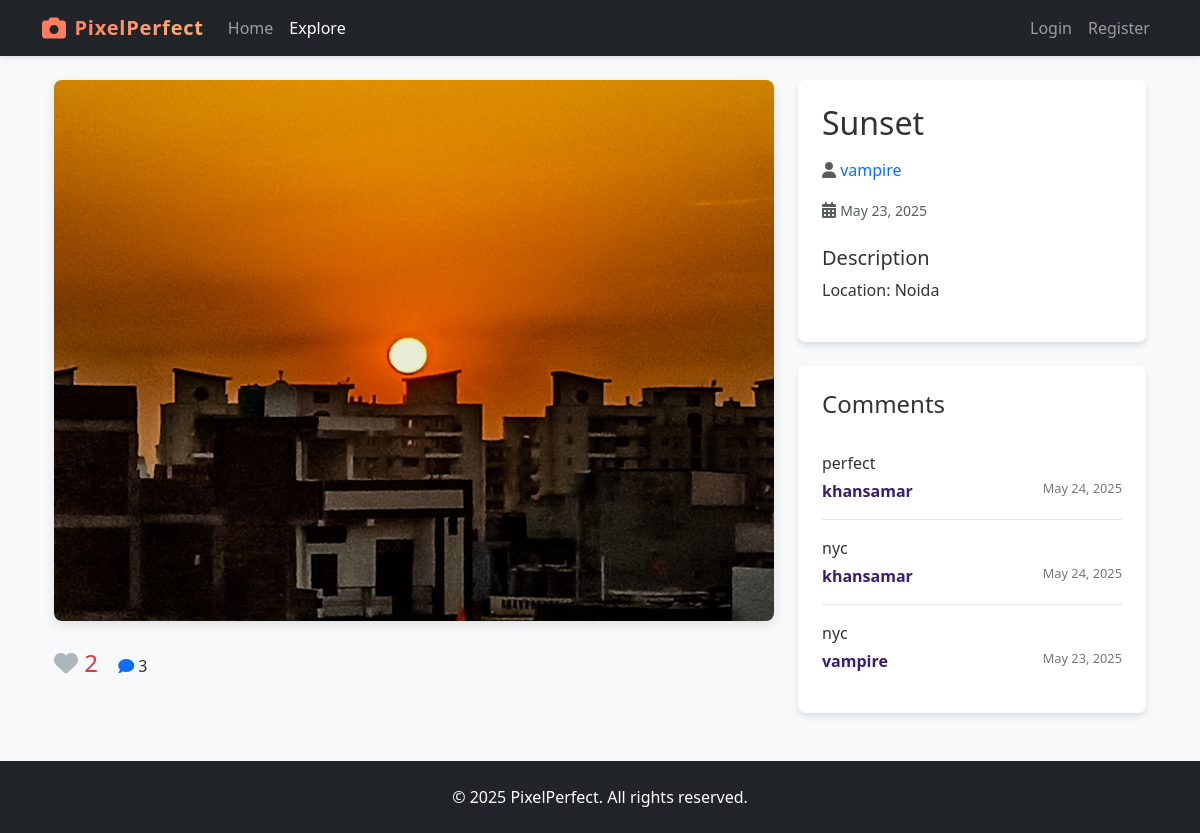
Screenshot of /photos/1/ with the database file from the repository.
### photos/models.py (models this page shows, shortened)
class Photo(models.Model):
    title = models.CharField(max_length=200)
    description = models.TextField(blank=True)
    image = models.ImageField(upload_to='photos/%Y/%m/%d/')
    created_at = models.DateTimeField(auto_now_add=True)
    user = models.ForeignKey(User, on_delete=models.CASCADE, related_name='photos')
    @property
    def like_count(self):
        return self.likes.count()

class Comment(models.Model):
    photo = models.ForeignKey(Photo, on_delete=models.CASCADE, related_name='comments')
    user = models.ForeignKey(User, on_delete=models.CASCADE, related_name='comments')
    text = models.TextField()
    created_at = models.DateTimeField(auto_now_add=True)
    class Meta:
        ordering = ['-created_at']

### photos/views.py (the view)
# urls.py: path('photos/<int:pk>/', views.PhotoDetailView.as_view(), name='photo_detail'),
class PhotoDetailView(DetailView):
    model = Photo
    template_name = 'photos/photo_detail.html'
    def get_context_data(self, **kwargs):
        context = super().get_context_data(**kwargs)
        context['comment_form'] = CommentForm()
        if self.request.user.is_authenticated:
            context['user_has_liked'] = Like.objects.filter(
                photo=self.object, user=self.request.user
            ).exists()
        return context

### templates/photos/photo_detail.html (shortened to what this page needs)
{% extends 'base.html' %}
{% load static %}
{% block content %}
<div class="container">
    <div class="row">
        <div class="col-lg-8">
            <img src="{{ photo.image.url }}" class="img-fluid photo-detail-img mb-4" alt="{{ photo.title }}">
            <div class="d-flex justify-content-between align-items-center mb-4">
                <div>
                    <form action="{% url 'like_photo' photo.id %}" method="post" class="d-inline">
                        <button type="submit" class="like-btn" id="like-btn" href="{% url 'like_photo' photo.id %}">
                            <i id="like-icon" class="fas fa-heart {% if user_has_liked %}liked{% else %}not-liked{% endif %}"></i>
                            <span id="like-count">{{ photo.like_count }}</span>
                        </button>
                    </form>
                    <span class="ms-3">
                        <i class="fas fa-comment text-primary"></i>
                        {{ photo.comments.count }}
                    </span>
                </div>
            </div>
        </div>
        <div class="col-lg-4">
            <div class="detail-card bg-white mb-4">
                <h1 class="h2 mb-3">{{ photo.title }}</h1>
                <p class="text-muted">
                    <i class="fas fa-user"></i>
                    <a href="{% url 'user_photos' photo.user.username %}" class="text-decoration-none">
                        {{ photo.user.username }}
                    </a>
                </p>
                <p class="mb-3">
                    <i class="fas fa-calendar-alt text-muted"></i>
                    <small class="text-muted">{{ photo.created_at|date:"F d, Y" }}</small>
                </p>
                {% if photo.description %}
                    <h5 class="mt-4">Description</h5>
                    <p>{{ photo.description }}</p>
                {% endif %}
            </div>
            <div class="detail-card bg-white">
                <h4 class="mb-3">Comments</h4>
                {% if photo.comments.all %}
                    <div class="comments-section">
                        {% for comment in photo.comments.all %}
                            <div class="comment">
                                <p class="mb-1">{{ comment.text }}</p>
                                <div class="d-flex justify-content-between">
                                    <p class="comment-user mb-0">{{ comment.user.username }}</p>
                                    <p class="comment-date mb-0">{{ comment.created_at|date:"M d, Y" }}</p>
                                </div>
                            </div>
                        {% endfor %}
                    </div>
                {% else %}
                    <p class="text-muted text-center">No comments yet.</p>
                {% endif %}
            </div>
        </div>
    </div>
</div>
{% endblock %}

### templates/base.html (shortened to what this page needs)
<!DOCTYPE html>
<html lang="en">
<head>
    {% load static %}
    <link href="https://cdn.jsdelivr.net/npm/bootstrap@5.3.0-alpha1/dist/css/bootstrap.min.css" rel="stylesheet">
    <link rel="stylesheet" href="https://cdnjs.cloudflare.com/ajax/libs/font-awesome/6.0.0/css/all.min.css">
    <link rel="stylesheet" href="{% static 'css/style.css' %}">
</head>
<body>
    <nav class="navbar navbar-expand-lg navbar-dark bg-dark">
        <div class="container">
            <a class="navbar-brand" href="{% url 'home' %}">
                <i class="fas fa-camera"></i> <span class="brand-text">PixelPerfect</span>
            </a>
            <div class="collapse navbar-collapse" id="navbarNav">
                <ul class="navbar-nav me-auto">
                    <li class="nav-item">
                        <a class="nav-link {% if request.path == '/' %}active{% endif %}" href="{% url 'home' %}">Home</a>
                    </li>
                    <li class="nav-item">
                        <a class="nav-link {% if 'photos/' in request.path and 'new' not in request.path %}active{% endif %}" href="{% url 'photo_list' %}">Explore</a>
                    </li>
                </ul>
                <ul class="navbar-nav ms-auto">
                    {% if user.is_authenticated %}
                        <li class="nav-item">
                            <a class="nav-link {% if 'new' in request.path %}active{% endif %}" href="{% url 'photo_create' %}">
                                <i class="fas fa-upload"></i> Upload
                            </a>
                        </li>
                        <li class="nav-item dropdown">
                            <a class="nav-link dropdown-toggle" href="#" id="navbarDropdown" role="button" data-bs-toggle="dropdown" aria-expanded="false">
                                <i class="fas fa-user"></i> {{ user.username }}
                            </a>
                            <ul class="dropdown-menu" aria-labelledby="navbarDropdown">
                                <li><a class="dropdown-item" href="{% url 'user_photos' user.username %}">My Photos</a></li>
                                <li><hr class="dropdown-divider"></li>
                                <li>
                                    <form method="post" action="{% url 'logout' %}" class="d-inline">
                                        {% csrf_token %}
                                        <button type="submit" class="dropdown-item">Logout</button>
                                    </form>
                                </li>
                            </ul>
                        </li>
                    {% else %}
                        <li class="nav-item">
                            <a class="nav-link" href="{% url 'login' %}">Login</a>
                        </li>
                        <li class="nav-item">
                            <a class="nav-link" href="{% url 'register' %}">Register</a>
                        </li>
                    {% endif %}
                </ul>
            </div>
        </div>
    </nav>
    <main class="container mt-4">
        {% block content %}{% endblock %}
    </main>
    <footer class="bg-dark text-white text-center py-4 mt-5">
        <div class="container">
            <p class="mb-0">&copy; {% now "Y" %} PixelPerfect. All rights reserved.</p>
        </div>
    </footer>
</body>
</html>

### static/css/style.css (style rules this page uses)
body { font-family: 'Segoe UI', Tahoma, Geneva, Verdana, sans-serif; background-color: #f8f9fa; color: #333; }
.navbar { box-shadow: 0 2px 4px rgba(0, 0, 0, 0.1); }
.navbar-brand { font-weight: 600; letter-spacing: 0.5px; display: flex; align-items: center; }
.navbar-brand i { font-size: 1.5rem; margin-right: 8px; color: #ff7e5f; }
.brand-text { background: linear-gradient(135deg, #ff7e5f 0%, #feb47b 100%); -webkit-background-clip: text; background-clip: text; -webkit-text-fill-color: transparent; font-weight: 700; letter-spacing: 0.8px; }
.photo-detail-img { max-height: 70vh; object-fit: contain; border-radius: 8px; box-shadow: 0 4px 12px rgba(0, 0, 0, 0.1); }
.detail-card { border-radius: 8px; box-shadow: 0 4px 6px rgba(0, 0, 0, 0.1); padding: 1.5rem; }
.comment { border-bottom: 1px solid rgba(0, 0, 0, 0.1); padding: 1rem 0; }
.comment:last-child { border-bottom: none; }
.comment-user { font-weight: 600; color: #3a1c71; }
.comment-date { font-size: 0.8rem; color: #777; }
.like-btn { border: none; background: transparent; color: #dc3545; font-size: 1.5rem; padding: 0; transition: transform 0.2s; }
.not-liked { color: #adb5bd; }
footer { margin-top: auto; }

### rows the page displays
Photo: image (picture), like_count "2", comments.count "3", title "Sunset", user.username "vampire", created_at "May 23, 2025", description "Location: Noida"
Comment: text "perfect", user.username "khansamar", created_at "May 24, 2025"
Comment: text "nyc", user.username "khansamar", created_at "May 24, 2025"
Comment: text "nyc", user.username "vampire", created_at "May 23, 2025"
